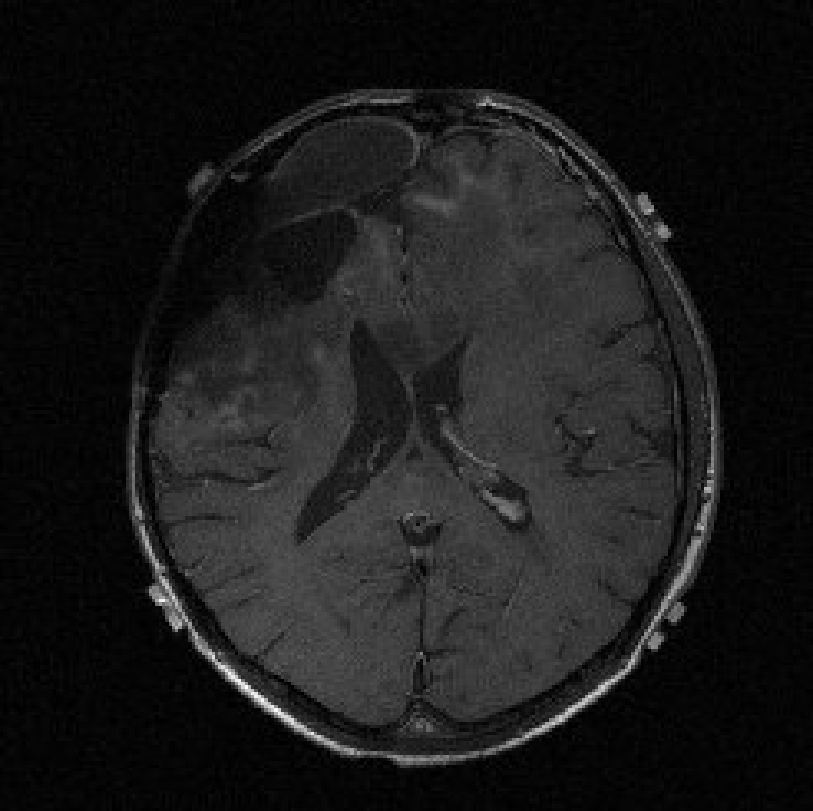
#> input picture fiducial.png, 813 x 811 px
$ python process.py --image fiducial.png   (older library calls are emulated)
#> lines starting #> are read from the running program, lines starting #| are printed output that depends on the picture; after the words box and inside, x2 and y2 are one past the last pixel; in counts of white or black regions, pixels touching at a corner belong together
#!/usr/bin/env python
from scipy.ndimage.filters import gaussian_filter1d, gaussian_filter
import numpy as np
import cv2
from matplotlib import pyplot as plt
import argparse
from sklearn.cluster import KMeans
from random import randint
import dicom

# Import DICOM file as numpy array
def import_dicom(path, max_threshold=255, image_threshold=0.1,
                 scale_grays=125):
#> further down, img is the input picture: shape (811, 813); min 0, max 255, mean 26.4
    if scale_grays > 255 or scale_grays < 0:
        raise ValueError("scale_grays must be between 0 and 255")

    raw_image = dicom.read_file(path).pixel_array
    raw_image = np.where(raw_image < 0, np.zeros(raw_image.shape), raw_image)

    if raw_image.max() > max_threshold:
        threshold = image_threshold * raw_image.max()
        if threshold > 255:
            scaled = np.where(raw_image >= 255, np.ones(raw_image.shape) * 255,
                              (raw_image / threshold) * scale_grays)
        elif threshold > scale_grays:
            scaled = np.where(raw_image >= threshold,
                              np.ones(raw_image.shape) * 255,
                              (raw_image / threshold) * scale_grays)
        else:
            scaled = np.where(raw_image >= threshold,
                              np.ones(raw_image.shape) * 255, raw_image)
    else:
        scaled = np.zeros(raw_image.shape)
    return scaled.astype(np.uint8)

# Display grayscale image
def display(image, title=None, pause=None):
    if pause is None:
        plt.figure()
    if title is not None:
        plt.title(title)

    if display.blank or pause is None:
        display.image = plt.imshow(image, cmap='gray', vmin=0, vmax=255)
        display.blank = False
    else:
        display.image.set_data(image)

    if pause:
        plt.pause(pause)
    else:
        plt.show(block=False)
display.blank = True
display.image = None

# Contrast Limited Adaptive Histogram Equalization
def clahe_img(image, clipLimit=2.0, tileGridSize=(8, 8), verbose=False):
#> called with clipLimit = 2, tileGridSize = (8, 8), verbose = True
    improved = cv2.createCLAHE(clipLimit=clipLimit,
                               tileGridSize=tileGridSize).apply(image)
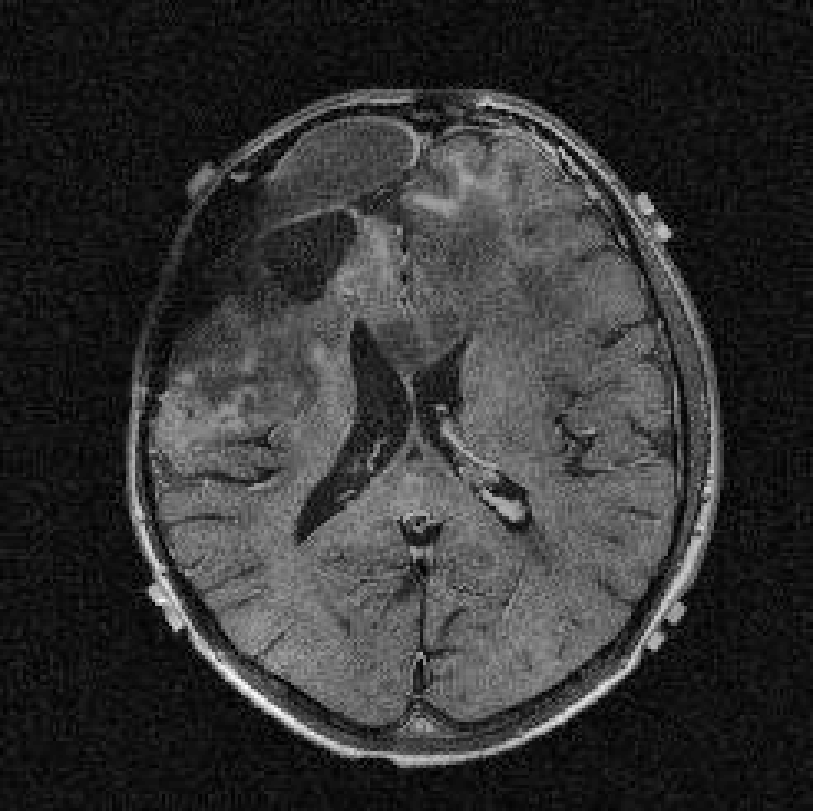
#> improved: shape (811, 813); min 1, max 255, mean 51.2
    if verbose:
        display(improved, 'After CLAHE')
    return improved.astype(np.uint8)

# Smoothened Image Histogram
def img_hist(image, hist_filter_sigma=2):
#> called with hist_filter_sigma = 2
    hist = cv2.calcHist([image], [0], None, [256], [0, 256])
#> hist = 256 values, max 46390 at index 17, min 0 at index 0, mean 2575.6
    hist = np.reshape(hist, (len(hist)))
    return gaussian_filter1d(hist, hist_filter_sigma)

# Returns "1st" local minima of a function
def func_minima(func):
    for i in range(len(func)):
        if i > 0 and i < (len(func) -1) and func[i] <= func[i - 1] and\
        func[i] <= func[i + 1]:
            return i

# Second-derivative of Ratio Curve of Image Histogram: Normalized Rate Curve
# [20 lines left out: function norm_rate_curve, not called in this run]

# Thresholding of image from 1st minima of histogram
# NOTE: This only works if background is noticeably darker than the brain
def thresh_hist(image, thresh_filter_sigma=2.7, clahe=True, verbose=False,
                **kwargs):
    if clahe:
        image = clahe_img(image, verbose=verbose)
    hist = img_hist(image, **kwargs)
#> hist = 256 values, max 21224.5 at index 15, min 5.02 at index 254, mean 2575.6
    threshold = func_minima(hist)
#> the loop in func_minima, `for i in range(len(func)):` made 46 passes
#> threshold = 45
    new_img = np.where(image>=threshold, 255 * np.ones(image.shape),
                       np.zeros(image.shape))
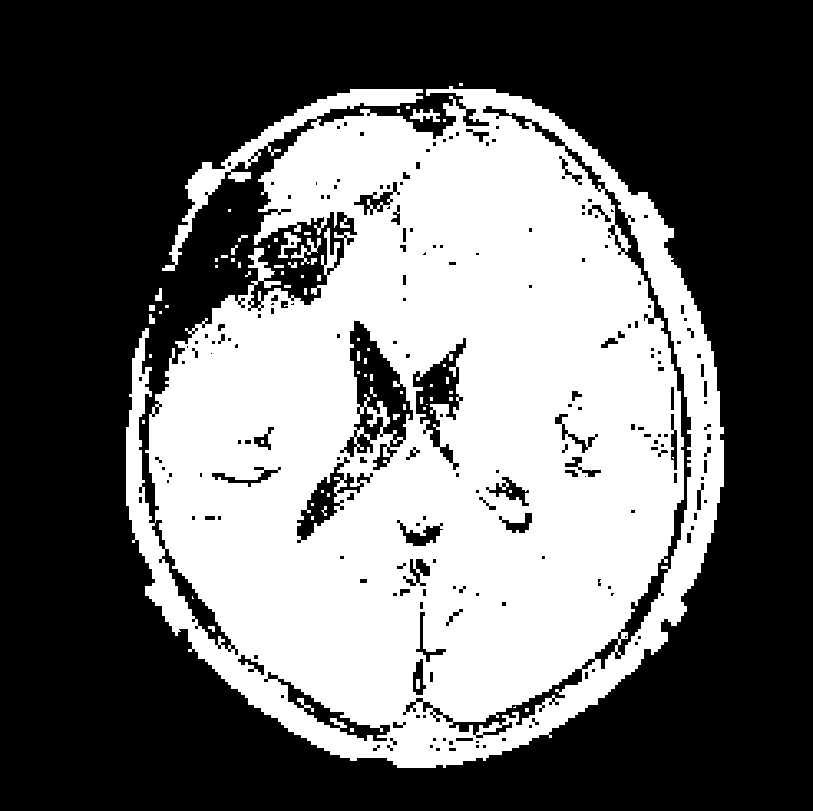
#> new_img: shape (811, 813) float64; 41.5% white; 69 white regions (43 under 20 px)
    new_img = gaussian_filter(new_img, thresh_filter_sigma)
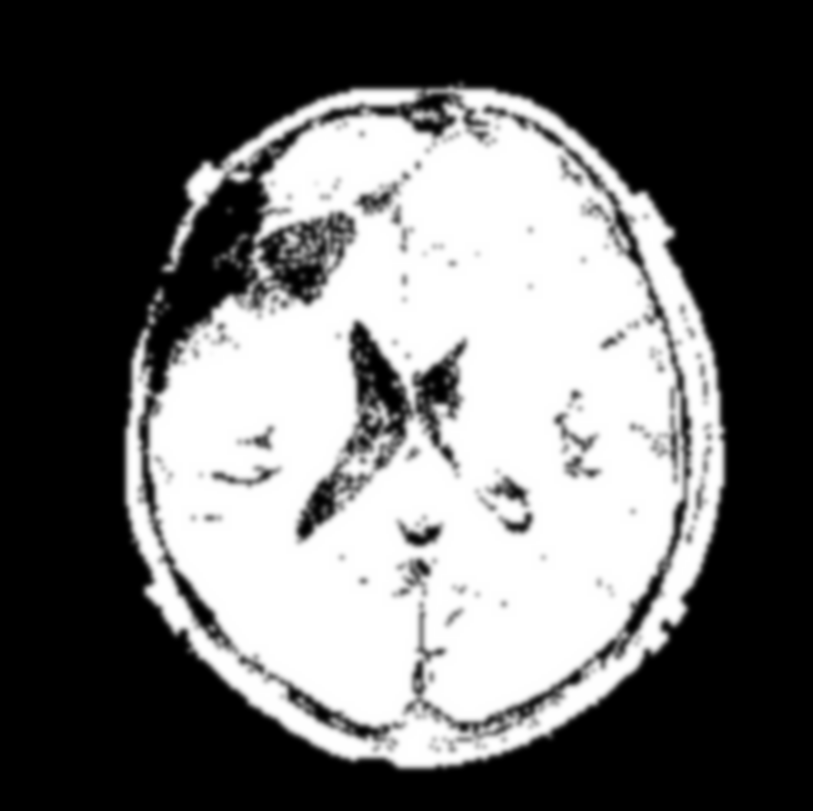
#> new_img: shape (811, 813) float64; min 0, max 255, mean 105.9
    thresh_img = ((new_img.astype(np.float32) / new_img.max()) * 255).astype(
                 np.uint8)

    if verbose:
        plt.figure()
        plt.title('Image Histogram')
        plt.plot(np.arange(len(hist)), hist)
        plt.plot(threshold, hist[threshold], 'rx')
        plt.show(block=False)
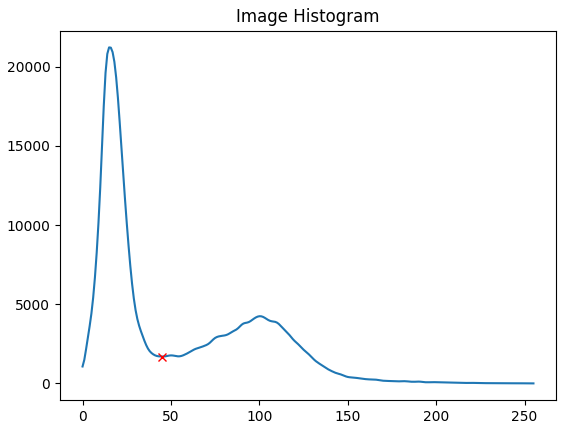
#> figure drawn by matplotlib, 1 panel; curve peaks at x = 15, y = 21224.5

        display(thresh_img, 'Thresholded Image')

    return thresh_img

# Adaptive gaussian thresholding
# [60 lines left out: functions thresh_adaptive, thresh_otsu, canny_edge, not called in this run]

# Laplacian based edge detection
def laplacian_edge(image, edge_filter_sigma=1, binarize='histogram',
                   verbose=False, **kwargs):
    if binarize in ('histogram', 'hist'):
        image = thresh_hist(image, verbose=verbose, **kwargs)
    elif binarize in ('gaussian', 'mean'):
        image = thresh_adaptive(image, binarize=binarize, verbose=verbose,
                                **kwargs)
    elif binarize == 'otsu':
        image = thresh_otsu(image, verbose=verbose, **kwargs)
    elif binarize is not None and not (type(binarize) == str and\
    binarize.lower() == 'none'):
        raise ValueError('Invalid option for binarization')

    edges = cv2.Laplacian(image, cv2.CV_64F)
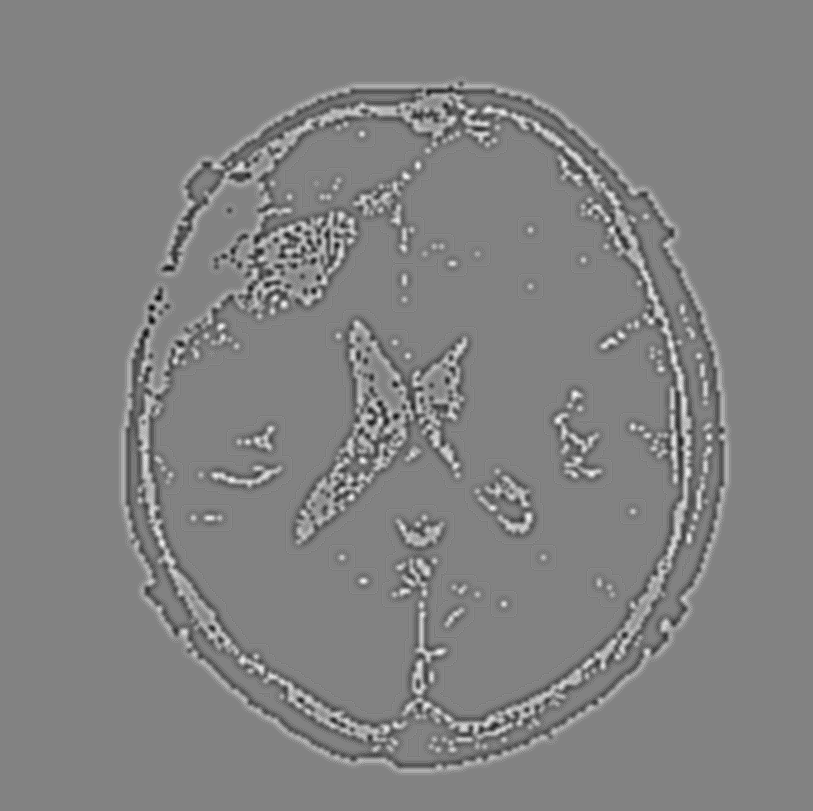
#> edges: shape (811, 813) float64; min -24, max 23, mean 0; drawn with min black and max white
    edges = np.where(edges < 0, np.zeros(edges.shape), edges)
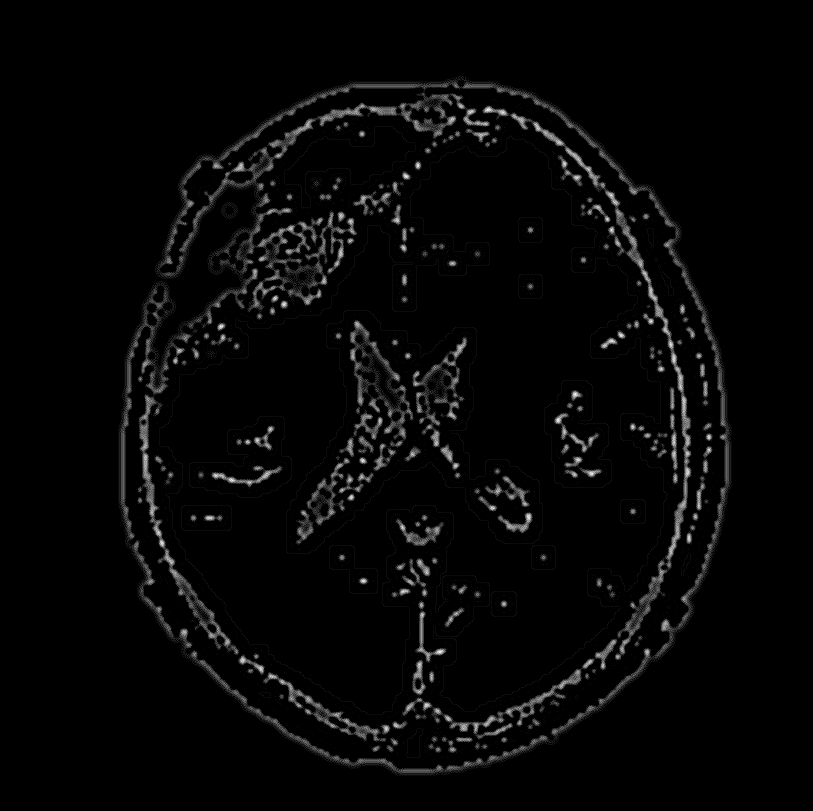
#> edges: shape (811, 813) float64; min 0, max 23, mean 0.6; drawn with min black and max white
    edges = gaussian_filter(edges, edge_filter_sigma)
    edges = ((edges.astype(np.float32) / edges.max()) * 255).astype(np.uint8)

    if verbose:
        display(edges, 'Image Edges')

    return edges

# Longest-edge from contours in image
def longest_edge(image, mode='laplacian', outline_filter_sigma=2,
                 verbose=False, **kwargs):
    if mode.lower() == 'laplacian':
        image = laplacian_edge(image, verbose=verbose, **kwargs)
    elif mode.lower() == 'canny':
        image = canny_edge(image, verbose=verbose, **kwargs)
    else:
        raise ValueError("Invalid mode for edge detection")

    image, contours, hierarchy = cv2.findContours(image, cv2.RETR_EXTERNAL,
                                                  cv2.CHAIN_APPROX_SIMPLE)
#> contours = 1 contour; box (x1, y1, x2, y2) and area: (117, 74, 733, 777) 341590
    max_len = 0
    outline = None
    if len(contours) == 0:
        return image
    for contour in contours:
        if contour.shape[0] > max_len:
            max_len = contour.shape[0]
            outline = contour
#> this loop made 1 pass
#> max_len on pass 1: 819
#> after the loop, max_len = 819; outline = contour of 819 points, box (x1, y1, x2, y2) (117, 74, 733, 777), area 341590
    outline_img = cv2.drawContours(np.zeros(image.shape), [outline], -1,
                                   (255, 255, 255), 2)
#> outline_img: shape (811, 813) float64; 1.1% white; 1 white region, box (x1, y1, x2, y2) and area: (116, 73, 734, 778) 7361
    smooth_outline = gaussian_filter(outline_img, outline_filter_sigma)
    outline_img = ((smooth_outline.astype(np.float32) / smooth_outline.max(
                    )) * 255).astype(np.uint8)
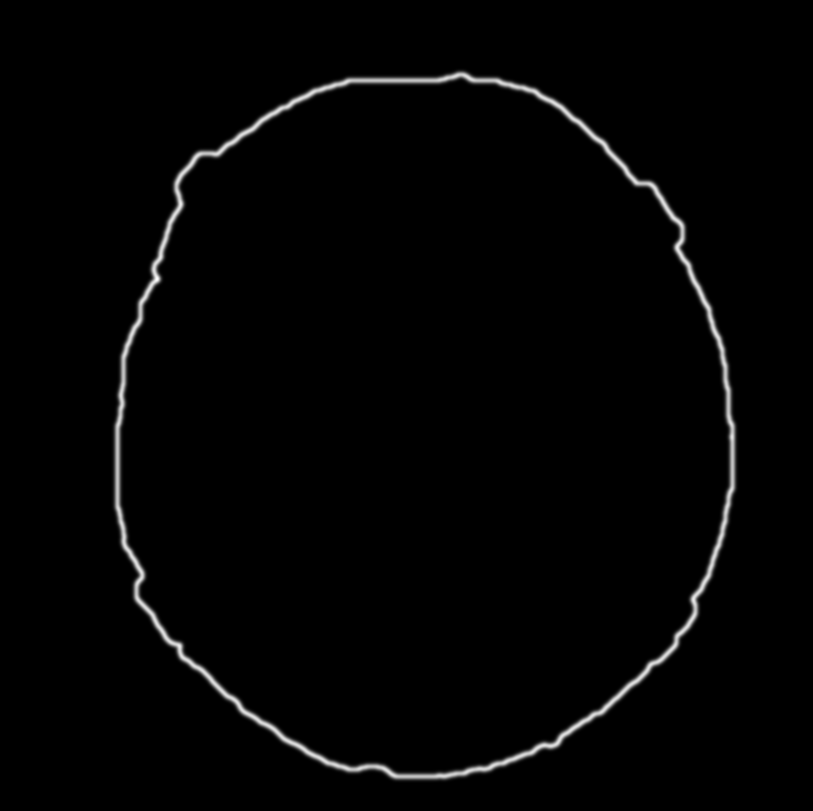
#> outline_img: shape (811, 813); min 0, max 255, mean 3.9

    if verbose:
        display(outline_img, 'Longest Edge')

    return outline_img

# Harris Corners
# [14 lines left out: function harris_corners, not called in this run]

# Shi-Tomasi corner detector
def shi_tomasi(image, maxCorners=10, qualityLevel=0.1, outline=True,
               verbose=False, **kwargs):
    if outline:
       image = longest_edge(image, verbose=verbose, **kwargs)

    corners = cv2.goodFeaturesToTrack(image, maxCorners, qualityLevel, 10)
#> corners = [[158, 279], [180, 644], [680, 247], [138, 575], [697, 599], [635, 184], [216, 150], [679, 638], [461, 77], [182, 204]]
    if corners is None:
        return []
    corners = np.reshape(np.int_(corners), (-1, 2))

    if verbose:
        for corner in corners:
            cv2.circle(image, tuple(corner), 3, (255, 255, 255), -1)
#> this loop made 10 passes
#> image: shape (811, 813); 0.04% of pixels changed, all inside (x1, y1, x2, y2) = (135, 74, 701, 648)
        display(image, "Shi-Tomasi corner detection")

    return corners

# Cropping image
# [25 lines left out: function crop, not called in this run]

parser = argparse.ArgumentParser(description="Fiducial Localization")
parser.add_argument('-i', '--image', metavar='', type=str,
                    help='image to be processed')
args = parser.parse_args()
if args.image:
    try:
        img = import_dicom(args.image)
    except dicom.errors.InvalidDicomError:
        img = cv2.imread(args.image, 0)
    if img is None:
        raise Exception('Image is of an unsupported type')
else:
    img = cv2.imread('./Fiducial data/PVC skull model/Sequential scan/'\
                     'Patient-BARC ACRYLIC SKULL/Study_34144_CT_SKULL'\
                     '[20160627]/Series_002_Plain Scan/IM94.jpg', 0)
    img = crop(img)

if __name__ == '__main__':
    display(img, 'Image')
    shi_tomasi(img, verbose=True)

plt.show()
